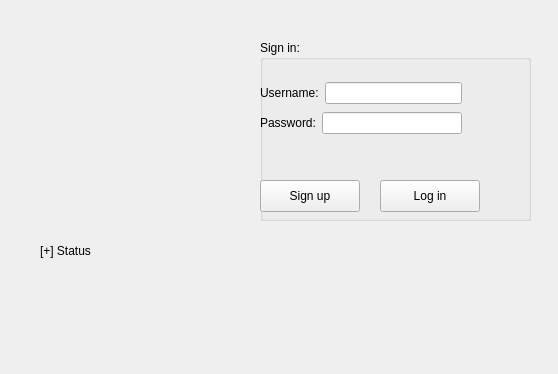
<?xml version="1.0" encoding="UTF-8"?>
<ui version="4.0">
 <class>Login</class>
 <widget class="QWidget" name="Login">
  <property name="geometry">
   <rect>
    <x>0</x>
    <y>0</y>
    <width>558</width>
    <height>374</height>
   </rect>
  </property>
  <property name="windowTitle">
   <string>Form</string>
  </property>
  <widget class="QLabel" name="label">
   <property name="geometry">
    <rect>
     <x>40</x>
     <y>230</y>
     <width>381</width>
     <height>41</height>
    </rect>
   </property>
   <property name="text">
    <string>[+] Status</string>
   </property>
  </widget>
  <widget class="QGroupBox" name="groupBox">
   <property name="geometry">
    <rect>
     <x>260</x>
     <y>40</y>
     <width>271</width>
     <height>181</height>
    </rect>
   </property>
   <property name="title">
    <string>Sign in:</string>
   </property>
   <widget class="QPushButton" name="loginButton">
    <property name="geometry">
     <rect>
      <x>120</x>
      <y>140</y>
      <width>100</width>
      <height>32</height>
     </rect>
    </property>
    <property name="text">
     <string>Log in</string>
    </property>
   </widget>
   <widget class="QPushButton" name="signupButton">
    <property name="geometry">
     <rect>
      <x>0</x>
      <y>140</y>
      <width>100</width>
      <height>32</height>
     </rect>
    </property>
    <property name="text">
     <string>Sign up</string>
    </property>
   </widget>
   <widget class="QWidget" name="layoutWidget">
    <property name="geometry">
     <rect>
      <x>0</x>
      <y>40</y>
      <width>202</width>
      <height>58</height>
     </rect>
    </property>
    <layout class="QVBoxLayout" name="verticalLayout">
     <item>
      <layout class="QHBoxLayout" name="horizontalLayout">
       <item>
        <widget class="QLabel" name="usernameLabel">
         <property name="text">
          <string>Username:</string>
         </property>
        </widget>
       </item>
       <item>
        <widget class="QLineEdit" name="usernameLine"/>
       </item>
      </layout>
     </item>
     <item>
      <layout class="QHBoxLayout" name="horizontalLayout_2">
       <item>
        <widget class="QLabel" name="passwordLabel">
         <property name="text">
          <string>Password:</string>
         </property>
        </widget>
       </item>
       <item>
        <widget class="QLineEdit" name="passwordLine">
         <property name="echoMode">
          <enum>QLineEdit::Password</enum>
         </property>
        </widget>
       </item>
      </layout>
     </item>
    </layout>
   </widget>
  </widget>
  <widget class="QLabel" name="picrure">
   <property name="geometry">
    <rect>
     <x>30</x>
     <y>40</y>
     <width>211</width>
     <height>171</height>
    </rect>
   </property>
   <property name="text">
    <string/>
   </property>
   <property name="pixmap">
    <pixmap>../../picture.png</pixmap>
   </property>
  </widget>
 </widget>
 <resources/>
 <connections/>
</ui>
